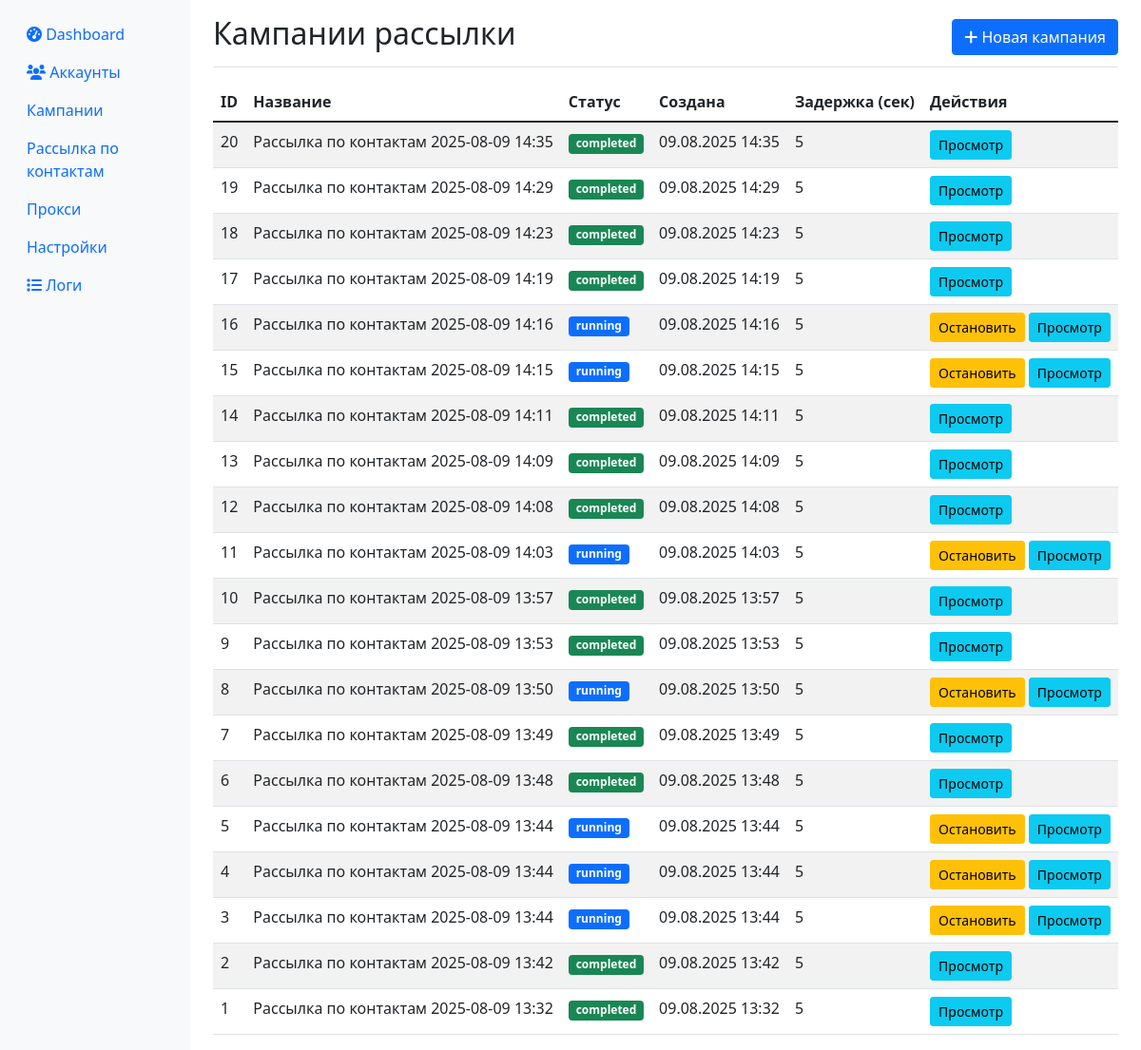
Page /campaigns on the committed database.
### app/database.py (models this page shows)
class Campaign(Base):
    __tablename__ = "campaigns"
    id = Column(Integer, primary_key=True, index=True)
    name = Column(String)
    channel_message = Column(Text, nullable=True)
    group_message = Column(Text, nullable=True)
    private_message = Column(Text, nullable=True)
    channels_list = Column(Text, nullable=True)
    groups_list = Column(Text, nullable=True)
    private_list = Column(Text, nullable=True)
    delay_seconds = Column(Integer, default=3)
    attachment_path = Column(String, nullable=True)
    status = Column(String, default="created")  # created, running, paused, completed, scheduled, cancelled
    created_at = Column(DateTime, default=datetime.utcnow)
    scheduled_start = Column(DateTime, nullable=True)  # время запланированного старта
    account_id = Column(Integer, nullable=True)  # для привязки к конкретному аккаунту

### app/web.py (the view)
@app.get("/campaigns", response_class=HTMLResponse)
async def campaigns_page(request: Request, db: Session = Depends(get_db)):
    campaigns = db.query(Campaign).order_by(Campaign.created_at.desc()).all()
    return templates.TemplateResponse("campaigns.html", {
        "request": request,
        "campaigns": campaigns
    })

### templates/campaigns.html (shortened to what this page needs)
{% extends "base.html" %}
{% block content %}
<div class="d-flex justify-content-between flex-wrap flex-md-nowrap align-items-center pt-3 pb-2 mb-3 border-bottom">
    <h1 class="h2">Кампании рассылки</h1>
    <a href="/campaigns/new" class="btn btn-primary">
        <i class="fas fa-plus"></i> Новая кампания
    </a>
</div>
<div class="table-responsive">
    <table class="table table-striped">
        <thead>
            <tr>
                <th>ID</th>
                <th>Название</th>
                <th>Статус</th>
                <th>Создана</th>
                <th>Задержка (сек)</th>
                <th>Действия</th>
            </tr>
        </thead>
        <tbody>
            {% for campaign in campaigns %}
            <tr>
                <td>{{ campaign.id }}</td>
                <td>{{ campaign.name }}</td>
                <td>
                    <span class="badge bg-{% if campaign.status == 'running' %}primary{% elif campaign.status == 'completed' %}success{% elif campaign.status == 'paused' %}warning{% else %}secondary{% endif %}">
                        {{ campaign.status }}
                    </span>
                </td>
                <td>{{ campaign.created_at.strftime('%d.%m.%Y %H:%M') }}</td>
                <td>{{ campaign.delay_seconds }}</td>
                <td>
                    {% if campaign.status == 'draft' or campaign.status == 'paused' %}
                    <button class="btn btn-sm btn-success" onclick="startCampaign({{ campaign.id }})">
                        Запустить
                    </button>
                    {% elif campaign.status == 'running' %}
                    <button class="btn btn-sm btn-warning" onclick="stopCampaign({{ campaign.id }})">
                        Остановить
                    </button>
                    {% endif %}
                    <button class="btn btn-sm btn-info" onclick="viewCampaign({{ campaign.id }})">
                        Просмотр
                    </button>
                </td>
            </tr>
            {% endfor %}
        </tbody>
    </table>
</div>
{% endblock %}

### rows in the picture
Campaign: id "20", name "Рассылка по контактам 2025-08-09 14:35", status "completed", created_at "09.08.2025 14:35", delay_seconds "5"
Campaign: id "19", name "Рассылка по контактам 2025-08-09 14:29", status "completed", created_at "09.08.2025 14:29", delay_seconds "5"
Campaign: id "18", name "Рассылка по контактам 2025-08-09 14:23", status "completed", created_at "09.08.2025 14:23", delay_seconds "5"
Campaign: id "17", name "Рассылка по контактам 2025-08-09 14:19", status "completed", created_at "09.08.2025 14:19", delay_seconds "5"
Campaign: id "16", name "Рассылка по контактам 2025-08-09 14:16", status "running", created_at "09.08.2025 14:16", delay_seconds "5"
Campaign: id "15", name "Рассылка по контактам 2025-08-09 14:15", status "running", created_at "09.08.2025 14:15", delay_seconds "5"
Campaign: id "14", name "Рассылка по контактам 2025-08-09 14:11", status "completed", created_at "09.08.2025 14:11", delay_seconds "5"
Campaign: id "13", name "Рассылка по контактам 2025-08-09 14:09", status "completed", created_at "09.08.2025 14:09", delay_seconds "5"
Campaign: id "12", name "Рассылка по контактам 2025-08-09 14:08", status "completed", created_at "09.08.2025 14:08", delay_seconds "5"
Campaign: id "11", name "Рассылка по контактам 2025-08-09 14:03", status "running", created_at "09.08.2025 14:03", delay_seconds "5"
Campaign: id "10", name "Рассылка по контактам 2025-08-09 13:57", status "completed", created_at "09.08.2025 13:57", delay_seconds "5"
Campaign: id "9", name "Рассылка по контактам 2025-08-09 13:53", status "completed", created_at "09.08.2025 13:53", delay_seconds "5"
Campaign: id "8", name "Рассылка по контактам 2025-08-09 13:50", status "running", created_at "09.08.2025 13:50", delay_seconds "5"
Campaign: id "7", name "Рассылка по контактам 2025-08-09 13:49", status "completed", created_at "09.08.2025 13:49", delay_seconds "5"
Campaign: id "6", name "Рассылка по контактам 2025-08-09 13:48", status "completed", created_at "09.08.2025 13:48", delay_seconds "5"
Campaign: id "5", name "Рассылка по контактам 2025-08-09 13:44", status "running", created_at "09.08.2025 13:44", delay_seconds "5"
Campaign: id "4", name "Рассылка по контактам 2025-08-09 13:44", status "running", created_at "09.08.2025 13:44", delay_seconds "5"
Campaign: id "3", name "Рассылка по контактам 2025-08-09 13:44", status "running", created_at "09.08.2025 13:44", delay_seconds "5"
Campaign: id "2", name "Рассылка по контактам 2025-08-09 13:42", status "completed", created_at "09.08.2025 13:42", delay_seconds "5"
Campaign: id "1", name "Рассылка по контактам 2025-08-09 13:32", status "completed", created_at "09.08.2025 13:32", delay_seconds "5"
